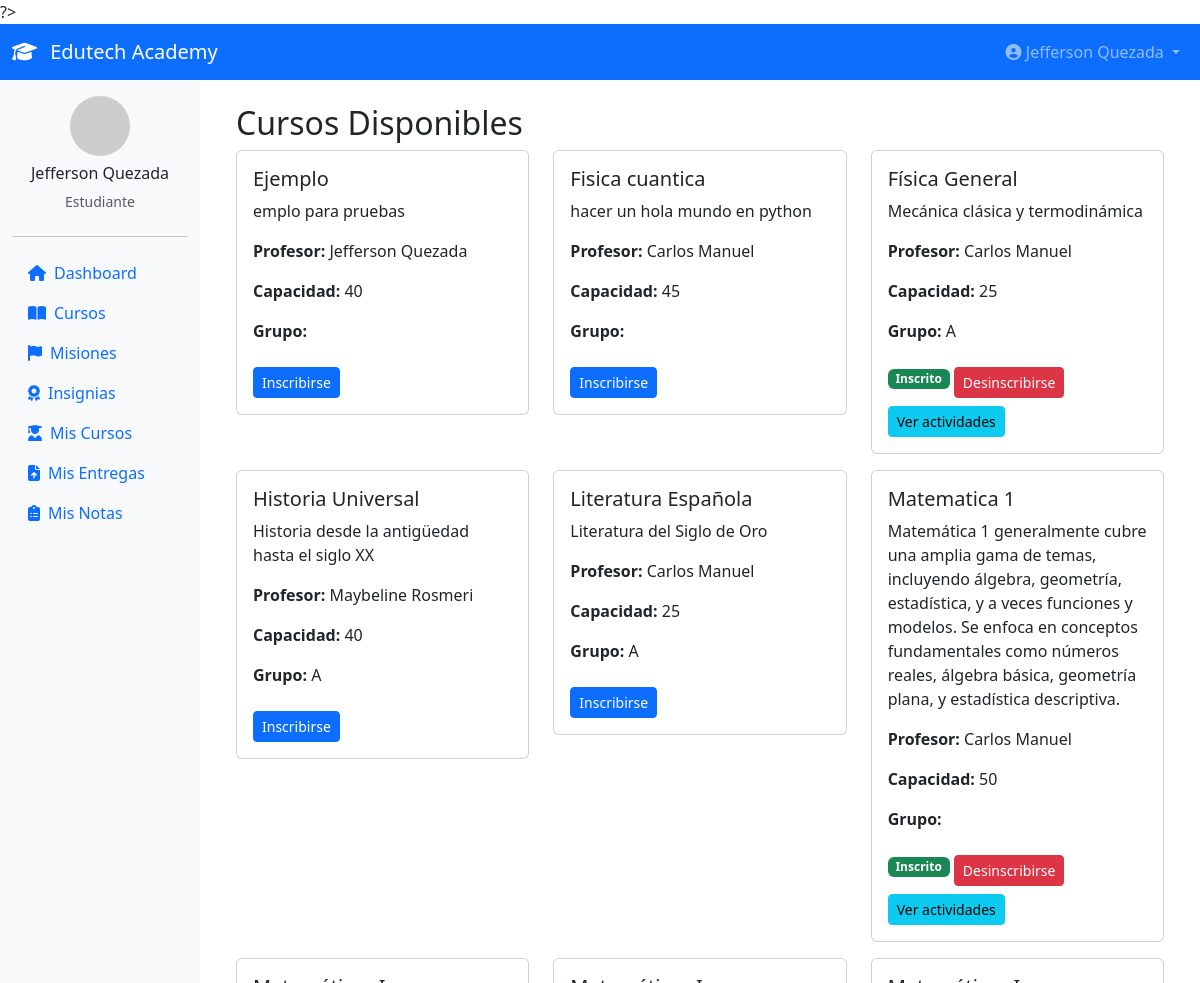
Before: /estudiante/index.php?accion=cursos (signed in, upper part) with the older database file.
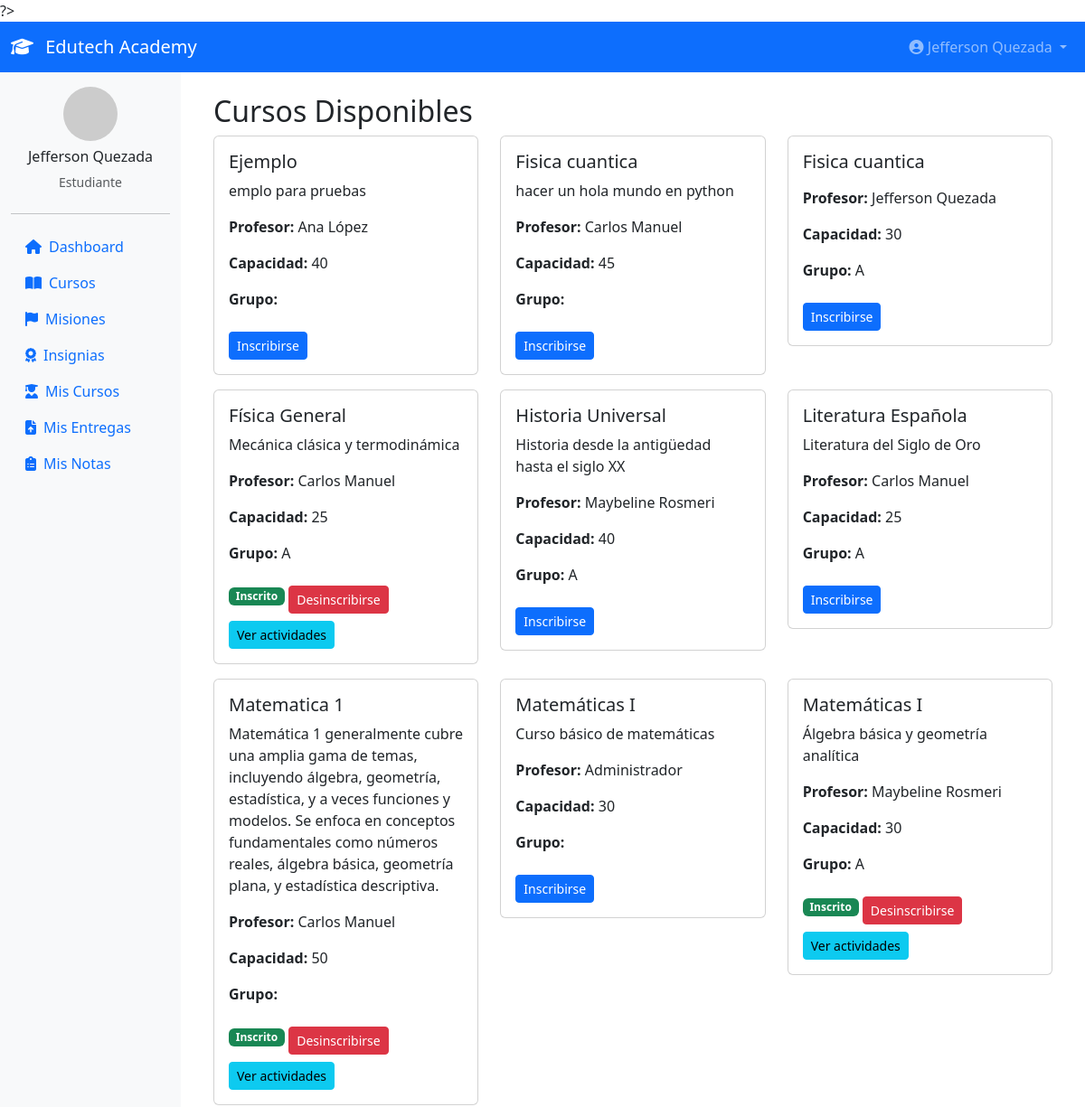
After: the same page with the newer database file.
### tables this page shows
CREATE TABLE `cursos` (
  `id_curso` int(11) NOT NULL AUTO_INCREMENT,
  `nombre_curso` varchar(100) NOT NULL,
  `descripcion` text DEFAULT NULL,
  `id_docente` int(11) NOT NULL,
  `contrasena` varchar(255) NOT NULL,
  `capacidad` int(11) NOT NULL DEFAULT 50,
  `grupo` enum('A','B') DEFAULT NULL,
  PRIMARY KEY (`id_curso`),
  KEY `id_docente` (`id_docente`),
  CONSTRAINT `cursos_ibfk_1` FOREIGN KEY (`id_docente`) REFERENCES `usuarios` (`id_usuario`) ON DELETE CASCADE
);

CREATE TABLE `usuarios` (
  `id_usuario` int(11) NOT NULL AUTO_INCREMENT,
  `nombre` varchar(100) NOT NULL,
  `correo` varchar(100) NOT NULL,
  `contrasena` varchar(255) NOT NULL,
  `rol` enum('docente','estudiante','admin') NOT NULL,
  `fecha_registro` timestamp NOT NULL DEFAULT current_timestamp(),
  `primer_login` tinyint(1) DEFAULT 0,
  `mfa_codigo` varchar(10) DEFAULT NULL,
  `token_recuperacion` varchar(100) DEFAULT NULL,
  `token_expira` datetime DEFAULT NULL,
  PRIMARY KEY (`id_usuario`),
  UNIQUE KEY `correo` (`correo`)
);

### estudiante/controllers/CursoController.php (called while the page is built, shortened)
<?php
require_once __DIR__ . '/../models/CursoModel.php';
class CursoController {
    private $cursoModel;
    public function __construct() {
        $this->cursoModel = new CursoModel();
    }
    public function mostrarCursosDisponibles() {
        $id_estudiante = $_SESSION['id_usuario'];
        $cursos = $this->cursoModel->listarCursosConEstado($id_estudiante);
        include __DIR__ . '/../views/cursos_listado.php';
    }
}
?>

### estudiante/models/CursoModel.php (called while the page is built, shortened)
<?php
require_once __DIR__ . '/../../includes/conexion.php';
class CursoModel {
    private $pdo;
    public function __construct() {
        global $pdo;
        $this->pdo = $pdo;
    }
    public function listarCursosConEstado($id_estudiante) {
        $sql = "SELECT c.id_curso, c.nombre_curso, c.descripcion, c.capacidad, c.grupo,
                u.nombre AS profesor_nombre,
                (SELECT COUNT(*) FROM estudiantes_cursos ec WHERE ec.id_curso = c.id_curso) AS inscritos,
                EXISTS(SELECT 1 FROM estudiantes_cursos ec WHERE ec.id_curso = c.id_curso AND ec.id_estudiante = ?) AS ya_inscrito
                FROM cursos c
                LEFT JOIN usuarios u ON c.id_docente = u.id_usuario
                ORDER BY c.nombre_curso";
        $stmt = $this->pdo->prepare($sql);
        $stmt->execute([$id_estudiante]);
        return $stmt->fetchAll(PDO::FETCH_ASSOC);
    }
}
?>

### estudiante/views/cursos_listado.php (the view, shortened to what this page needs)
<?php include __DIR__ . '/../../includes/header.php'; ?>
<?php
$cursos = $cursos ?? [];
?>
<div class="container mt-4">
    <h2>Cursos Disponibles</h2>
    <div class="row">
        <?php foreach ($cursos as $curso): ?>
            <div class="col-md-4">
                <div class="card mb-3">
                    <div class="card-body">
                        <h5><?= htmlspecialchars($curso['nombre_curso']) ?></h5>
                        <p><?= htmlspecialchars($curso['descripcion']) ?></p>
                        <p><strong>Profesor:</strong> <?= htmlspecialchars($curso['profesor_nombre']) ?></p>
                        <p><strong>Capacidad:</strong> <?= $curso['capacidad'] ?></p>
                        <p><strong>Grupo:</strong> <?= $curso['grupo'] ?></p>
                        <?php if ($curso['ya_inscrito']): ?>
                            <span class="badge bg-success">Inscrito</span>
                            <a href="index.php?accion=desinscribir_curso&id=<?= $curso['id_curso'] ?>" class="btn btn-danger btn-sm mt-2">Desinscribirse</a>
                            <a href="index.php?accion=actividades&id=<?= $curso['id_curso'] ?>" class="btn btn-info btn-sm mt-2">Ver actividades</a>
                        <?php else: ?>
                            <a href="index.php?accion=inscribir_curso&id=<?= $curso['id_curso'] ?>" class="btn btn-primary btn-sm mt-2">Inscribirse</a>
                        <?php endif; ?>
                    </div>
                </div>
            </div>
        <?php endforeach; ?>
    </div>
</div>
<?php include __DIR__ . '/../../includes/footer.php'; ?>

Changed rows visible on the page:
changed cursos "Ejemplo": id_docente.nombre "Jefferson Quezada" → "Ana López"
added cursos: nombre_curso "Fisica cuantica", id_docente.nombre "Jefferson Quezada", capacidad "30", grupo "A"
now on this page (row unchanged): cursos: nombre_curso "Matemáticas I", descripcion "Curso básico de matemáticas", id_docente.nombre "Administrador", capacidad "30"
now on this page (row unchanged): cursos: nombre_curso "Matemáticas I", descripcion "Álgebra básica y geometría analítica", id_docente.nombre "Maybeline Rosmeri", capacidad "30", grupo "A"
